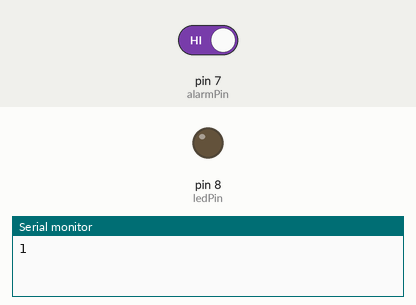
This sketch was run on a simulated Arduino Uno, built with avr-gcc and run on an emulated ATmega328P. Shown: output pins drawn as LEDs (lit = HIGH), the last lines printed to the serial monitor. Inputs (shaded band) come from the test bench; at power-on: pin 7 (alarmPin) HIGH.

Above: at 3.2 s.
3.3 s: pin 7 (alarmPin) driven LOW
At 7.01 s:
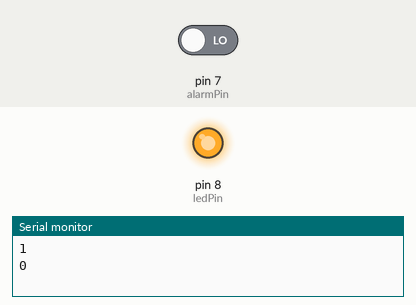
13.5 s: pin 7 (alarmPin) driven HIGH
At 14.4 s:
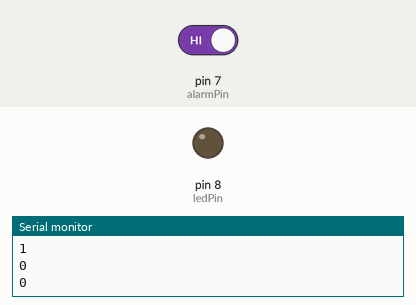
Timing chart, 0 to 16.5 s (numbered marks = the images above; inputs shaded):
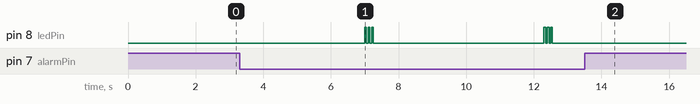

The sketch:

PIR.ino
```cpp
// example for the PIR motion sensor SE-10
int timer = 5000;
int alarmPin = 7;
int alarmValue = 0;
int ledPin = 8;

void setup () {
    Serial.begin (9600);
    pinMode(ledPin, OUTPUT);
    pinMode(alarmPin, INPUT);
    digitalWrite(alarmPin, HIGH);
    delay (2000); // it takes the sensor 2 seconds to scan the area around it before it can detect infrared presence.
}

void loop (){
    alarmValue = digitalRead(alarmPin);
    Serial.println (alarmValue);

    if (alarmValue == LOW){
       blinky(); // blinks when the motion has been detected, just for confirmation.
    }
    delay(timer);
}

void blinky() {
     for(int i=0; i<3; i++) {
         digitalWrite(ledPin,HIGH);
         delay(50);
         digitalWrite(ledPin,LOW);
         delay(50);
     }
}
```

Measured:
- after the input at 13.5 s, pin 8 (ledPin): stops changing and stays LOW
